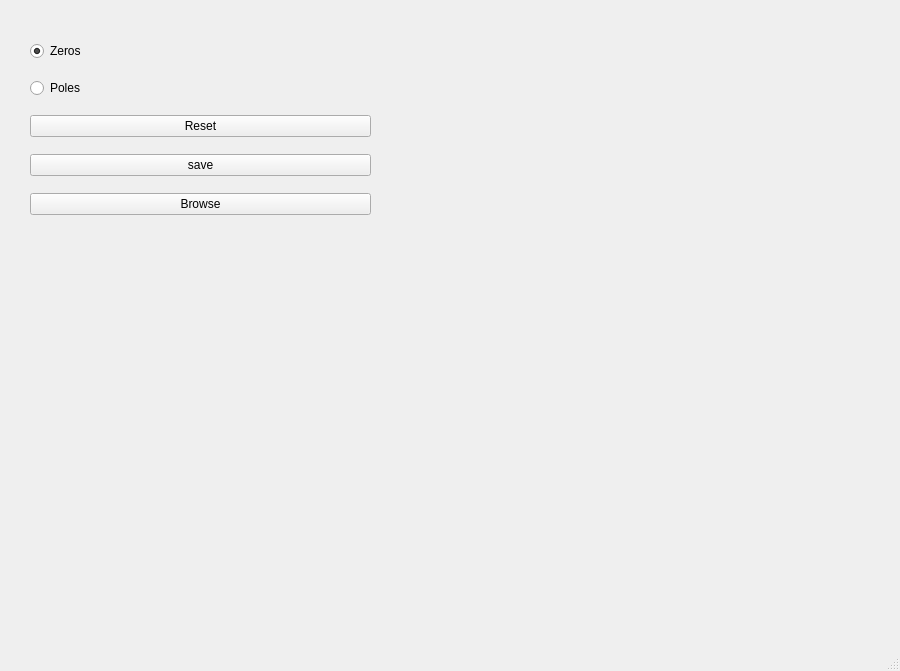
<?xml version="1.0" encoding="UTF-8"?>
<ui version="4.0">
 <class>MainWindow</class>
 <widget class="QMainWindow" name="MainWindow">
  <property name="geometry">
   <rect>
    <x>0</x>
    <y>0</y>
    <width>900</width>
    <height>671</height>
   </rect>
  </property>
  <property name="windowTitle">
   <string>My_Zero_poles</string>
  </property>
  <widget class="QWidget" name="centralwidget">
   <widget class="QWidget" name="widget" native="true">
    <property name="geometry">
     <rect>
      <x>460</x>
      <y>10</y>
      <width>421</width>
      <height>351</height>
     </rect>
    </property>
    <layout class="QVBoxLayout" name="verticalLayout"/>
   </widget>
   <widget class="QWidget" name="widget_2" native="true">
    <property name="geometry">
     <rect>
      <x>410</x>
      <y>370</y>
      <width>471</width>
      <height>231</height>
     </rect>
    </property>
    <layout class="QVBoxLayout" name="verticalLayout_2">
     <property name="spacing">
      <number>2</number>
     </property>
     <property name="sizeConstraint">
      <enum>QLayout::SetMinAndMaxSize</enum>
     </property>
     <property name="margin">
      <number>0</number>
     </property>
    </layout>
   </widget>
   <widget class="QWidget" name="layoutWidget">
    <property name="geometry">
     <rect>
      <x>30</x>
      <y>30</y>
      <width>341</width>
      <height>201</height>
     </rect>
    </property>
    <layout class="QVBoxLayout" name="lay2">
     <item>
      <widget class="QRadioButton" name="radioButton">
       <property name="text">
        <string>Zeros</string>
       </property>
       <property name="checked">
        <bool>true</bool>
       </property>
      </widget>
     </item>
     <item>
      <widget class="QRadioButton" name="radioButton_2">
       <property name="text">
        <string>Poles</string>
       </property>
      </widget>
     </item>
     <item>
      <widget class="QPushButton" name="pushButton_3">
       <property name="text">
        <string>Reset</string>
       </property>
      </widget>
     </item>
     <item>
      <widget class="QPushButton" name="pushButton_2">
       <property name="text">
        <string>save</string>
       </property>
      </widget>
     </item>
     <item>
      <widget class="QPushButton" name="pushButton">
       <property name="text">
        <string>Browse</string>
       </property>
      </widget>
     </item>
    </layout>
   </widget>
   <widget class="QLabel" name="label">
    <property name="geometry">
     <rect>
      <x>30</x>
      <y>320</y>
      <width>391</width>
      <height>221</height>
     </rect>
    </property>
    <property name="text">
     <string/>
    </property>
    <property name="pixmap">
     <pixmap>:/newPrefix/F:/Photos/12003391_751353954992098_2304764016566816175_n.jpg</pixmap>
    </property>
   </widget>
  </widget>
  <widget class="QMenuBar" name="menubar">
   <property name="geometry">
    <rect>
     <x>0</x>
     <y>0</y>
     <width>900</width>
     <height>21</height>
    </rect>
   </property>
  </widget>
  <widget class="QStatusBar" name="statusbar"/>
 </widget>
 <resources/>
 <connections/>
</ui>
